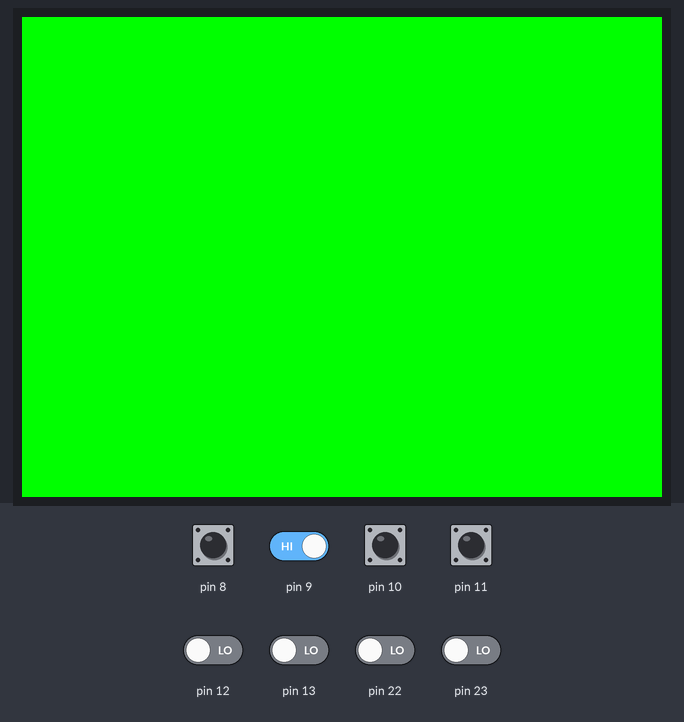
The sketch below on a simulated Arduino Uno, built with avr-gcc and run on an emulated ATmega328P. Shown: 320×240 colour display. The test bench sets the inputs (shaded band); at power-on: pin 8–11 HIGH, pin 12, pin 13, pin 22, pin 23 LOW. Random numbers use the default seed unless the sketch sets one; what the sketch prints to the serial monitor is not drawn.

Above: at 1.4 s.
1.5 s: pin 8 pulled LOW for 0.15 s
At 3.3 s:
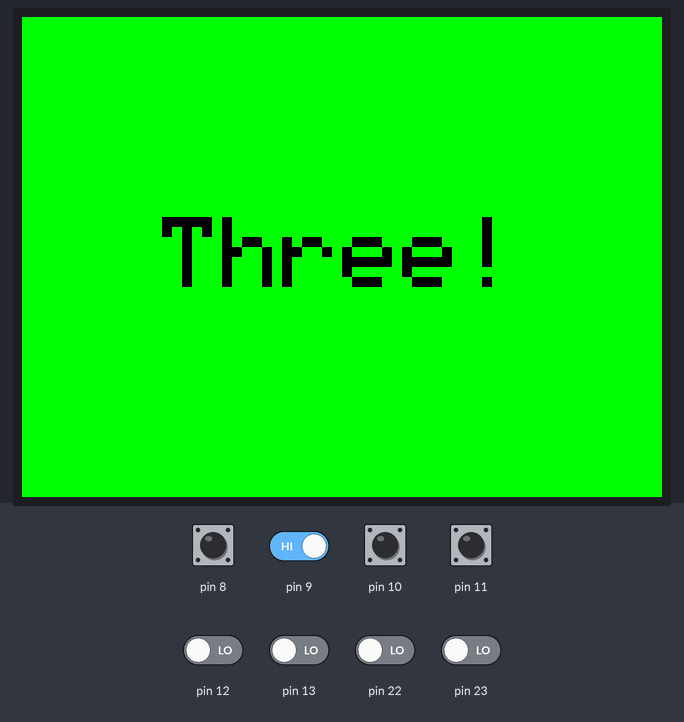
4.6 s: pin 10 pulled LOW for 1 s
At 6.3 s:
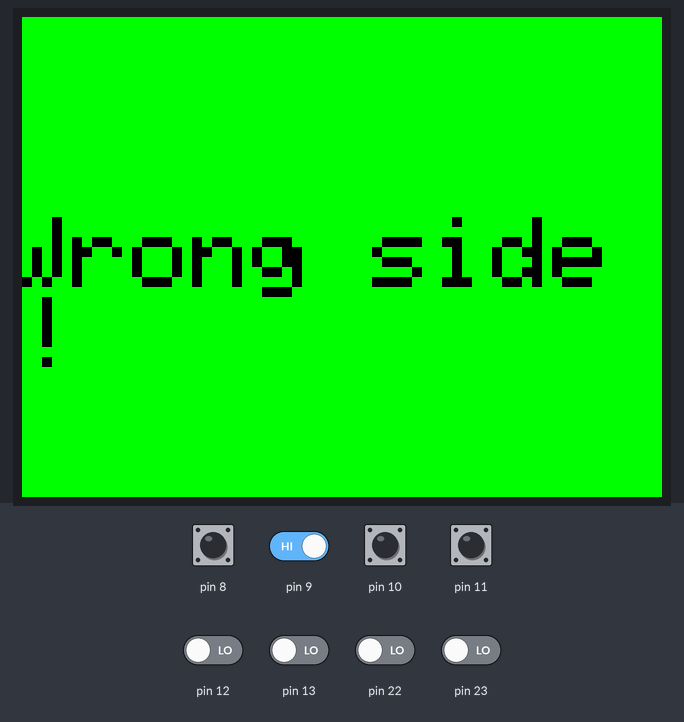
8.6 s: pin 8 pulled LOW for 1 s
At 10.1 s:
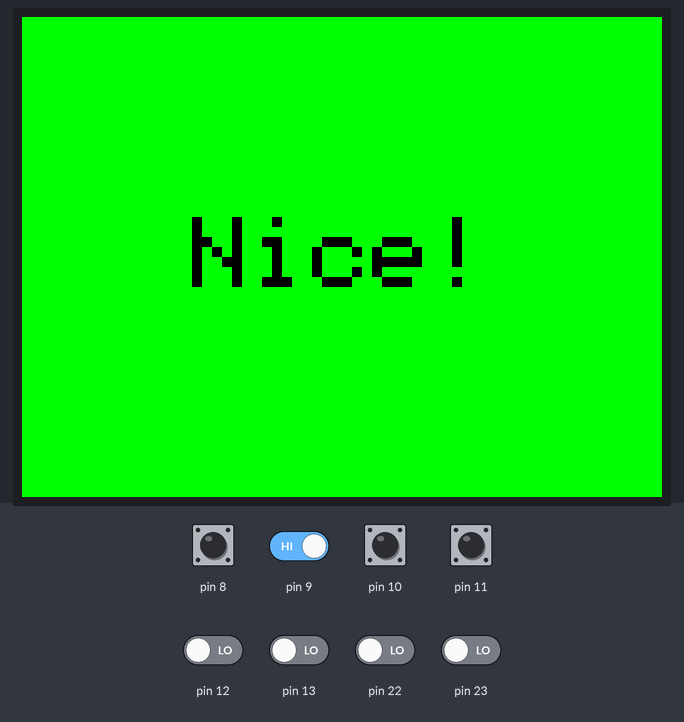
12.6 s: pin 9 driven LOW and pin 10 driven LOW
At 14.6 s:
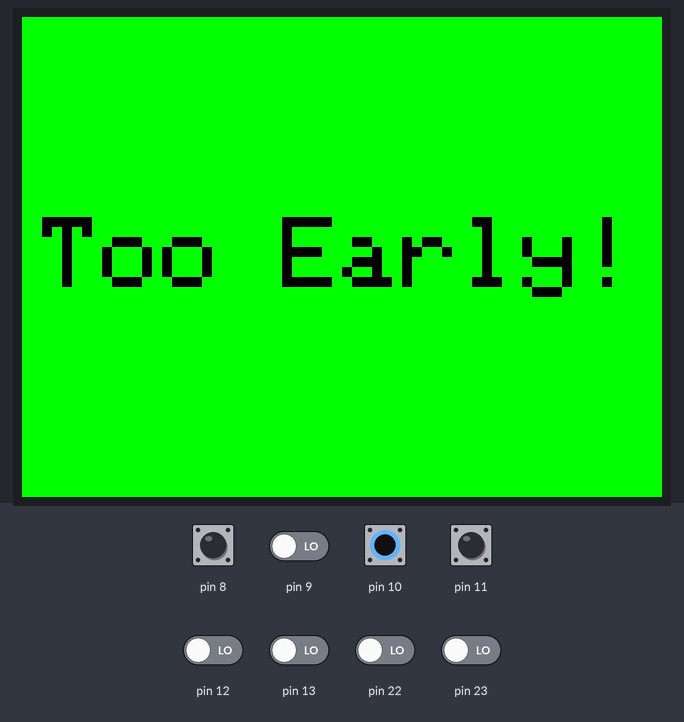
15.6 s: pin 9 driven HIGH
At 18.3 s:
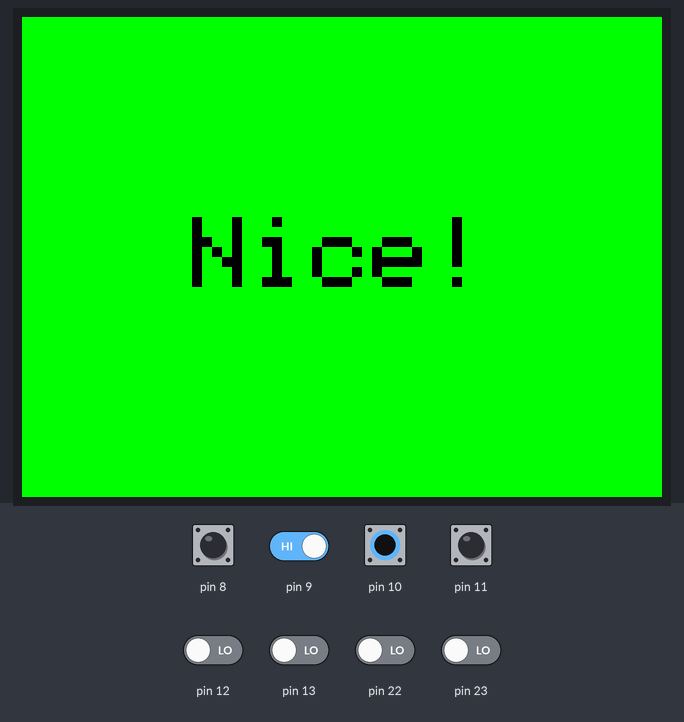
18.6 s: pin 10 driven HIGH
At 22.0 s:
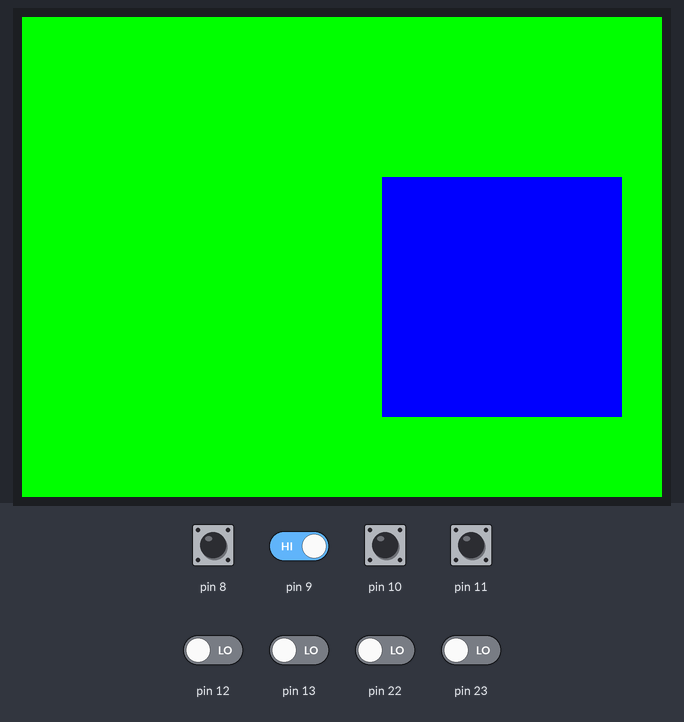
Timing chart, 0 to 23.5 s (numbered marks = the images above; inputs shaded):
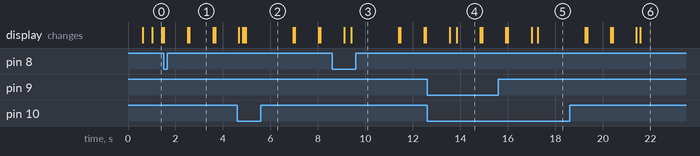

Measured:
- what the display in image 0 shows lasts 0.4 s, from 1.0 s to 1.4 s
- what the display in image 1 shows lasts 1.0 s, from 2.6 s to 3.6 s

The sketch:

Shape_Shift.ino
```cpp
#include "Arduino.h"
#include "Game.h"
#include "LCD.h"


volatile bool buttonPressed = false;

void setup() {
  Serial.begin(9600);
  cli();

  // Set pins 53, 52, 51, and 50 as input pins by clearing the DDRB bits for PB0, PB1, PB2, and PB3
  DDRB &= ~((1 << DDB0) | (1 << DDB1) | (1 << DDB2) | (1 << DDB3));

  // Activate internal pull-up resistors for pins 53, 52, 51, and 50 by setting the PORTB bits for PB0, PB1, PB2, and PB3
  PORTB |= (1 << PORTB0) | (1 << PORTB1) | (1 << PORTB2) | (1 << PORTB3);

  // Enable pin change interrupt for PORTB (PCINT0 to PCINT7)
  PCICR |= (1 << PCIE0);

  // Enable pin change interrupt for pins 53 (PCINT0), 52 (PCINT1), 51 (PCINT2), and 50 (PCINT3)
  PCMSK0 |= (1 << PCINT0) | (1 << PCINT1) | (1 << PCINT2) | (1 << PCINT3);

  uint16_t ID = tft.readID();
  tft.begin(ID);
  tft.setRotation(3);
  tft.fillScreen(0x07E0);  // Green background color for the entire screen

  sei();
}

ISR(PCINT0_vect) {
  // Interrupt service routine for pin change interrupt
  buttonPressed = true;
}

void loop() {
  if (buttonPressed) {
    Serial.println("Button pressed");
    Game* game = new Game();
    game->start_game();
    buttonPressed = false;
    delete game;
  }else{
    displayTextFlipped("Wanna Play?");
  }
}
```

game.cpp
```cpp
#include "Arduino.h"
#include "Game.h"
#include "LCD.h"
#define DEBOUNCE_TIME 30

Game::Game(int rounds) : rounds(rounds) {
  player1 = new Player();
  player2 = new Player();
}

Game::~Game() {
    delete player1;
    delete player2;
}

Game::Player::Player() : score(0){};

void Game::start_game(){
  Serial.print("STARTING GAME !!!");
  // // Disable pin change interrupt
  PCMSK0 &= ~ ((1 << PCINT0) | (1 << PCINT1) | (1 << PCINT2) | (1 << PCINT3));

  while (rounds > 0){
    each_round();
  }
  display_result();
  // Re-enable pin change interrupt
  PCMSK0 |= (1 << PCINT0) | (1 << PCINT1) | (1 << PCINT2) | (1 << PCINT3);
}

void Game::each_round(){
  delay(1000);
  displayTextFlipped("Three!");
  delay(1000);
  // Serial.println("Two!");
  displayTextFlipped("Two!");
  delay(1000);
  // Serial.println("One!");
  displayTextFlipped("One!");

  // Player1 uses pin2 (left) and pin3 (right), player2 uses pin4(left) and pin5(right)
  bool buttonState2 = false, buttonState3 = false, buttonState4 = false, buttonState5 = false;
  bool left_0_right_1 = random(2);
  bool sphere_0_square_1 = random(2);

  display(left_0_right_1, sphere_0_square_1);
  unsigned long start_time = millis();
  while (!(buttonState2 || buttonState3 || buttonState4 || buttonState5)) {
    checkButtons(buttonState2, buttonState3, buttonState4, buttonState5); // Non-blocking check of both buttons

    if (millis() - start_time > 5000) {
      displayTextFlipped("??");
      return;
    }
  }

  if (buttonState2 + buttonState3 + buttonState4 + buttonState5 > 1) {
    // Serial.println("Please don't press buttons before count down!");
    displayTextFlipped("Too Early!");
    return;
  }

  if (buttonState2) {
    // if this left button for player1 is pressed first
    if(!sphere_0_square_1){
      displayTextFlipped("Nice!");
      player1->score++;
    }else{
      displayTextFlipped("Wrong side!");
      player1->score--;
    }
  }else if (buttonState3){
    // if this right button for player1 is pressed first
    if(sphere_0_square_1){
      displayTextFlipped("Nice!");
      player1->score++;
    }else{
      displayTextFlipped("Wrong side!");
      player1->score--;
    }
  }else if (buttonState4) {
    // if this left button for player2 is pressed first
    if(!sphere_0_square_1){
      displayText("Nice!");
      player2->score++;
    }else{
      displayText("Wrong side!");
      player2->score--;
    }
  }else if (buttonState5){
    // if this right button for player2 is pressed first
    if(sphere_0_square_1){
      displayText("Nice!");
      player2->score++;
    }else{
      displayText("Wrong side!");
      player2->score--;
    }
  }
  rounds --;
  delay(1000);
}

void Game::display_result(){
  if (player1->score > player2->score){
    displayTextFlipped("You WIN!!!");
  }else{
    displayText("You WIN!!!");
  }
  delay(2000);
}

// checkButtons is implemented with debouncing
void Game::checkButtons(bool &buttonState2, bool &buttonState3, bool &buttonState4, bool &buttonState5) {
  static unsigned long lastDebounceTime2 = 0;
  static unsigned long lastDebounceTime3 = 0;
  static unsigned long lastDebounceTime4 = 0;
  static unsigned long lastDebounceTime5 = 0;
  static bool lastButtonState2 = true;
  static bool lastButtonState3 = true;
  static bool lastButtonState4 = true;
  static bool lastButtonState5 = true;

  bool currentButtonState2 = PINB & (1 << PINB0); // For Pin 53
  bool currentButtonState3 = PINB & (1 << PINB1); // For Pin 52
  bool currentButtonState4 = PINB & (1 << PINB2); // For Pin 51
  bool currentButtonState5 = PINB & (1 << PINB3); // For Pin 50

  if (currentButtonState2 != lastButtonState2) {
    lastDebounceTime2 = millis();
  }

  if (currentButtonState3 != lastButtonState3) {
    lastDebounceTime3 = millis();
  }

  if (currentButtonState4 != lastButtonState4) {
    lastDebounceTime4 = millis();
  }

  if (currentButtonState5 != lastButtonState5) {
    lastDebounceTime5 = millis();
  }

  if ((millis() - lastDebounceTime2) > DEBOUNCE_TIME) {
    buttonState2 = !currentButtonState2;
  }

  if ((millis() - lastDebounceTime3) > DEBOUNCE_TIME) {
    buttonState3 = !currentButtonState3;
  }

  if ((millis() - lastDebounceTime4) > DEBOUNCE_TIME) {
    buttonState4 = !currentButtonState4;
  }

  if ((millis() - lastDebounceTime5) > DEBOUNCE_TIME) {
    buttonState5 = !currentButtonState5;
  }

  lastButtonState2 = currentButtonState2;
  lastButtonState3 = currentButtonState3;
  lastButtonState4 = currentButtonState4;
  lastButtonState5 = currentButtonState5;
}
```

game.h
```cpp
#ifndef GAME_H
#define GAME_H

class Game{
  /*
  Game rules: when the screen display the sphere, press left button; when the square is displayed, press the right button

  Configuration: Player1 uses pin2 (left) and pin3 (right), player2 uses pin4(left) and pin5(right)
  */
  public:
    Game(int rounds = 5);
    ~Game();

    class Player{
      public:
        int score;
        Player();
    };

    int rounds;
    Player* player1;
    Player* player2;
    void start_game();
    void each_round();
    void checkButtons(bool &buttonState2, bool &buttonState3, bool &buttonState4, bool &buttonState5);
    void display_result();
};

#endif
```

LCD.cpp
```cpp
#include "LCD.h"

// MCUFRIEND_kbv tft(LCD_CS, LCD_RS, LCD_WR, LCD_RD, LCD_RESET);
MCUFRIEND_kbv tft;
// TouchScreen ts = TouchScreen(XP, YP, XM, YM, 300);

const int shapeSideLength = 120; // Side length for the rectangle
int iterationCounter = 0;

// uint16_t originalColor = 0x001F; // Example original color (pure blue)
// uint16_t blueComponent = originalColor & 0x001F; // Masking to extract blue component
// uint16_t adjustedBlue = blueComponent >> 1;// Example: Increase brightness by shifting blue bits to the left


void display(bool side, bool shape)
{
    int16_t centerX = tft.width() / 2;
    int16_t centerY = tft.height() / 2;

    // Green background color for the entire screen
    tft.fillScreen(0x07E0); // Green background

    int shapeX, shapeY;
    shapeY = (centerY - shapeSideLength) / 2 + 80;

    if (side == 0)
    { // Left side
        shapeX = (centerX - shapeSideLength) / 2;
    }
    else
    { // Right side
        shapeX = centerX + (centerX - shapeSideLength) / 2;
    }

    if (shape == 0)
    {
        drawCircle(shapeX, shapeY);
    }
    else
    {
        drawRectangle(shapeX, shapeY);
    }
}

void drawRectangle(int x, int y)
{
    tft.fillRect(x, y, shapeSideLength, shapeSideLength, 0x001F);
}

void drawCircle(int x, int y)
{
    tft.fillCircle(x + shapeSideLength / 2, y + shapeSideLength / 2, shapeSideLength / 2, 0x001F);
}

void displayTextFlipped(char *text, uint16_t bgColor, uint8_t textSize)
{
    tft.fillScreen(0x07E0); // Clears the screen to green
    int textWidth = strlen(text) * 6 * textSize; // Estimate width based on character count and size
    int textHeight = 8 * textSize;               // Assuming a standard font height of 8 pixels
    int screenWidth = tft.width();
    int screenHeight = tft.height();

    // Calculate the center coordinates
    int x = (screenWidth - textWidth) / 2;
    int y = (screenHeight - textHeight) / 2;

    tft.setRotation(1); // Rotate 90 degrees clockwise (adjust the value as needed)

    tft.setCursor(x, y);
    tft.setTextColor(0x0000); // Black color
    tft.setTextSize(textSize);
    tft.print(text);

    // tft.setRotation(0); // Restore the original rotation
}

void displayText(char *text, uint16_t bgColor, uint8_t textSize)
{
    tft.fillScreen(0x07E0); // Clears the screen to green
    int textWidth = strlen(text) * 6 * textSize; // Estimate width based on character count and size
    int textHeight = 8 * textSize;               // Assuming a standard font height of 8 pixels
    int screenWidth = tft.width();
    Serial.println("width !!!!");
    Serial.println(screenWidth);

    int screenHeight = tft.height();
    Serial.println(screenHeight);


    // Calculate the center coordinates
    int x = (screenWidth - textWidth) / 2;
    int y = (screenHeight - textHeight) / 2;

    tft.setRotation(-1); // Rotate 90 degrees clockwise (adjust the value as needed)

    // tft.fillRect(x, y, textWidth, textHeight, bgColor);
    tft.setCursor(x, y);
    tft.setTextColor(0x0000); // Black color
    tft.setTextSize(textSize);
    tft.print(text);
}
```

LCD.h
```cpp
#ifndef LCD_H
#define LCD_H

#include <MCUFRIEND_kbv.h>
#include <TouchScreen.h>

#define LCD_CS A3
#define LCD_RS A2
#define LCD_WR A1
#define LCD_RD A0
#define LCD_RESET A4

#define YP A2
#define XM A3
#define YM 8
#define XP 9

extern MCUFRIEND_kbv tft;
extern TouchScreen ts;

extern const int shapeSideLength;
extern int iterationCounter;
// int lastX, lastY;
// int lastWidth, lastHeight;

void displayTextFlipped(char* text, uint16_t bgColor = 0x0000, uint8_t textSize = 5);
void displayText(char* text, uint16_t bgColor = 0x0000, uint8_t textSize = 5);
void display(bool side, bool shape);
void drawRectangle(int x, int y);
void drawCircle(int x, int y);

#endif
```
